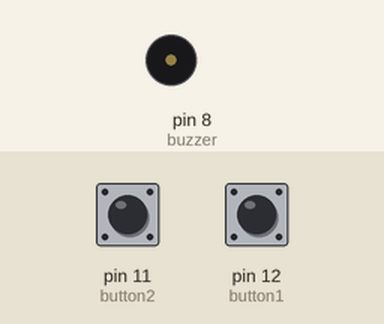
A sketch run on a simulated Arduino Uno, built with avr-gcc and run on an emulated ATmega328P. Parts: buzzer (waves = sounding). The test bench sets the inputs (shaded band); at power-on: pin 12 (button1) LOW, pin 11 (button2) LOW.

Above: at 1.2 s.
1.3 s: pin 12 (button1) pulled HIGH for 1 s
At 1.7 s:
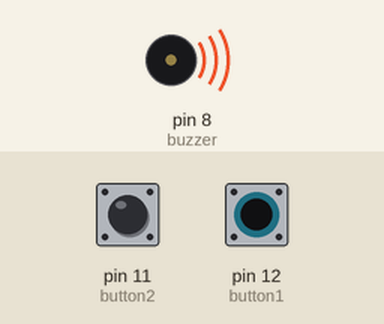
3.8 s: pin 12 (button1) pulled HIGH for 3.2 s
At 7.6 s:
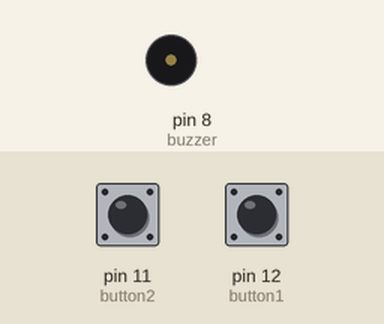
8.5 s: pin 11 (button2) pulled HIGH for 3.2 s
Timing chart, 0 to 8.6 s (numbered marks = the images above; inputs shaded):
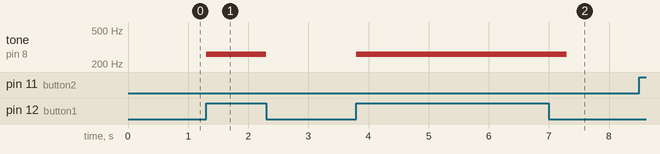

The sketch:

buzzer.ino
```cpp
#define C 261
#define D 294
#define E 330
#define F 349
int buzzer = 8;
int button1 = 12;
int button2 = 11;
int buttonState1 = 0;
int buttonState2 = 0;
int notes[] = {C, D, E, F};
//              C    D    E    F
void setup() {
  Serial.begin(9600);
  // put your setup code here, to run once:
  pinMode(buzzer, OUTPUT);
  pinMode(button1, INPUT);
  pinMode(button2, INPUT);
}

void loop() {
  // put your main code here, to run repeatedly:
  buttonState1 = digitalRead(button1);
  buttonState2 = digitalRead(button2);
  // button 1
  if (buttonState1 == HIGH){
      digitalWrite(13, HIGH);
      tone(buzzer, C);
      delay(500);
      tone(buzzer, F);

  }
  else if (buttonState1 == LOW){
    digitalWrite(13,LOW);
    noTone(buzzer);
  }
  // button 2
  if (buttonState2 == HIGH){
      digitalWrite(13, HIGH);
      tone(buzzer, notes[1]);

  }
  else if (buttonState2 == LOW){
    digitalWrite(13,LOW);
    noTone(buzzer);
  }


}
```

Measured:
- after the input at 1.3 s, tone on pin 8 (buzzer): silent → 261 Hz at once, → silent 1.0 s later
- after the input at 3.8 s, tone on pin 8 (buzzer): silent → 261 Hz at once, → silent 3.5 s later
